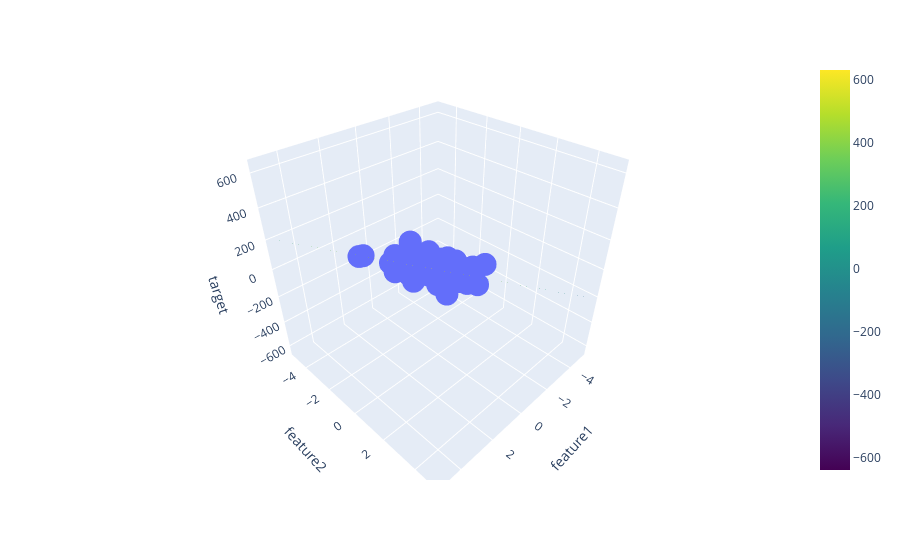

Notebook code cell kept with this figure:
### Code cell
fig = px.scatter_3d(
    df,
    x='feature1',
    y='feature2',
    z='target',
    opacity=1
)

fig.add_trace(
    go.Surface(
        x=x,
        y=y,
        z=z,
        colorscale='Viridis',
        opacity=0.6,
        showscale=True
    )
)

fig.update_layout(
    scene=dict(
        xaxis_title='feature1',
        yaxis_title='feature2',
        zaxis_title='target'
    )
)

fig.show()
